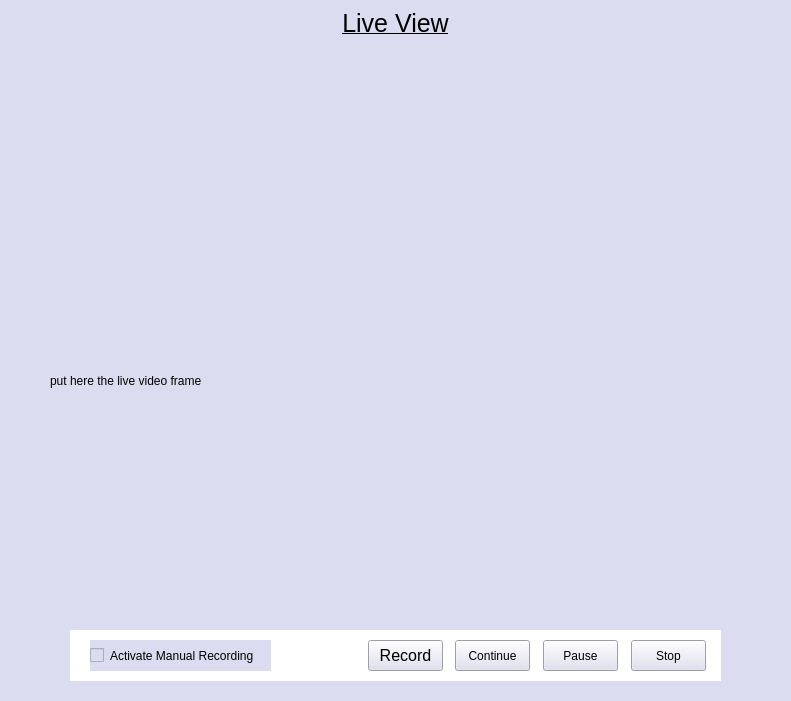
    <widget class="QWidget" name="video_widget" native="true">
     <property name="geometry">
      <rect>
       <x>10</x>
       <y>110</y>
       <width>791</width>
       <height>701</height>
      </rect>
     </property>
     <property name="styleSheet">
      <string notr="true">background-color: rgb(220, 220, 240);
border-color: rgb(220, 220, 240);</string>
     </property>
     <widget class="QLabel" name="video_title">
      <property name="geometry">
       <rect>
        <x>260</x>
        <y>8</y>
        <width>271</width>
        <height>31</height>
       </rect>
      </property>
      <property name="sizePolicy">
       <sizepolicy hsizetype="Preferred" vsizetype="Preferred">
        <horstretch>0</horstretch>
        <verstretch>0</verstretch>
       </sizepolicy>
      </property>
      <property name="font">
       <font>
        <family>Arial</family>
        <pointsize>19</pointsize>
        <weight>50</weight>
        <bold>false</bold>
        <underline>true</underline>
       </font>
      </property>
      <property name="styleSheet">
       <string notr="true">color: rgb(0, 0, 0);
border-color: rgb(220, 220, 240);</string>
      </property>
      <property name="text">
       <string>Live View</string>
      </property>
      <property name="alignment">
       <set>Qt::AlignCenter</set>
      </property>
     </widget>
     <widget class="QLabel" name="video_label">
      <property name="geometry">
       <rect>
        <x>50</x>
        <y>60</y>
        <width>691</width>
        <height>641</height>
       </rect>
      </property>
      <property name="styleSheet">
       <string notr="true">color: rgb(0, 0, 0);</string>
      </property>
      <property name="text">
       <string>put here the live video frame</string>
      </property>
     </widget>
     <widget class="QLabel" name="record_label">
      <property name="geometry">
       <rect>
        <x>70</x>
        <y>630</y>
        <width>651</width>
        <height>51</height>
       </rect>
      </property>
      <property name="styleSheet">
       <string notr="true">background-color: rgb(255, 255, 255);</string>
      </property>
      <property name="text">
       <string/>
      </property>
     </widget>
     <widget class="QPushButton" name="record_pushButton">
      <property name="geometry">
       <rect>
        <x>368</x>
        <y>640</y>
        <width>75</width>
        <height>31</height>
       </rect>
      </property>
      <property name="font">
       <font>
        <family>Arial</family>
        <pointsize>12</pointsize>
        <weight>9</weight>
        <italic>false</italic>
        <bold>false</bold>
       </font>
      </property>
      <property name="styleSheet">
       <string notr="true">color: rgb(0, 0, 0);
border-color: rgb(0, 0, 0);
font: 75 12pt &quot;Arial&quot;;
</string>
      </property>
      <property name="text">
       <string>Record</string>
      </property>
     </widget>
     <widget class="QPushButton" name="continue_pushButton">
      <property name="geometry">
       <rect>
        <x>455</x>
        <y>640</y>
        <width>75</width>
        <height>31</height>
       </rect>
      </property>
      <property name="styleSheet">
       <string notr="true">color: rgb(0, 0, 0);
font: 75 12pt &quot;Arial&quot;;
border-color: rgb(0, 0, 0);</string>
      </property>
      <property name="text">
       <string>Continue</string>
      </property>
     </widget>
     <widget class="QPushButton" name="stop_pushButton">
      <property name="geometry">
       <rect>
        <x>631</x>
        <y>640</y>
        <width>75</width>
        <height>31</height>
       </rect>
      </property>
      <property name="styleSheet">
       <string notr="true">color: rgb(0, 0, 0);
font: 75 12pt &quot;Arial&quot;;
border-color: rgb(0, 0, 0);</string>
      </property>
      <property name="text">
       <string>Stop</string>
      </property>
     </widget>
     <widget class="QPushButton" name="pause_pushButton">
      <property name="geometry">
       <rect>
        <x>543</x>
        <y>640</y>
        <width>75</width>
        <height>31</height>
       </rect>
      </property>
      <property name="styleSheet">
       <string notr="true">color: rgb(0, 0, 0);
font: 75 12pt &quot;Arial&quot;;
border-color: rgb(0, 0, 0);</string>
      </property>
      <property name="text">
       <string>Pause</string>
      </property>
     </widget>
     <widget class="QCheckBox" name="activtaeRecording_checkBox">
      <property name="geometry">
       <rect>
        <x>90</x>
        <y>640</y>
        <width>181</width>
        <height>31</height>
       </rect>
      </property>
      <property name="styleSheet">
       <string notr="true">colo: rgb(0, 0, 0);
font: 75 10pt &quot;MS Shell Dlg 2&quot;;
color: rgb(0, 0, 0);</string>
      </property>
      <property name="text">
       <string>Activate Manual Recording </string>
      </property>
     </widget>
     <zorder>video_title</zorder>
     <zorder>video_label</zorder>
     <zorder>record_label</zorder>
     <zorder>activtaeRecording_checkBox</zorder>
     <zorder>pause_pushButton</zorder>
     <zorder>stop_pushButton</zorder>
     <zorder>record_pushButton</zorder>
     <zorder>continue_pushButton</zorder>
    </widget>
